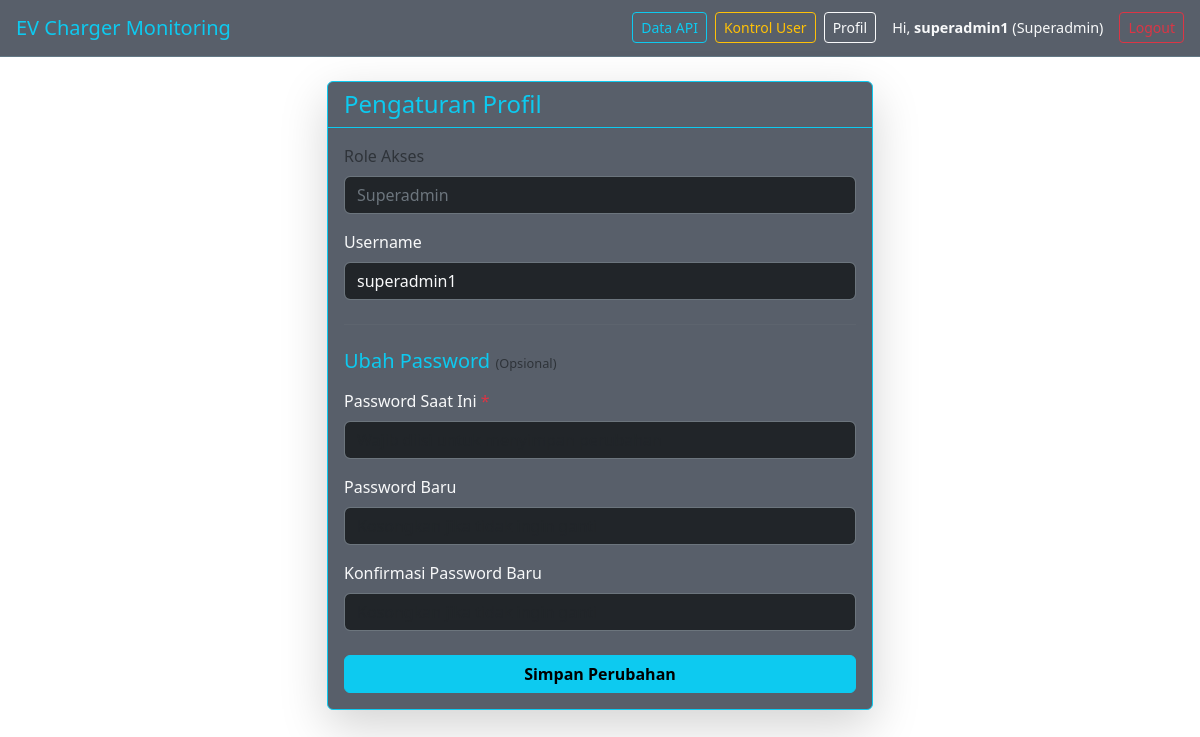
Screenshot of /profile/ (signed in) with the database file from the repository.
### tables this page shows
CREATE TABLE users (
            id INTEGER PRIMARY KEY AUTOINCREMENT,
            username TEXT UNIQUE NOT NULL,
            password_hash TEXT NOT NULL,
            role TEXT NOT NULL DEFAULT 'user'
        , is_approved INTEGER DEFAULT 0, is_active INTEGER DEFAULT 1, last_login_at TEXT);

### routes/profile.py (the view, shortened to what this page needs)
@profile_bp.route("/", methods=["GET", "POST"])
@login_required
def index():
    conn = db_conn()
    cur = conn.cursor()
    user_id = session.get("user_id")
    cur.execute("SELECT username, role, last_login_at FROM users WHERE id = ?", (user_id,))
    user = cur.fetchone()
    conn.close()
    return render_template("users/profile.html", user=user)

### routes/auth.py (called while the page is built)
def db_conn():
    conn = sqlite3.connect(DB_PATH)
    conn.row_factory = sqlite3.Row
    return conn

def login_required(f):
    @wraps(f)
    def decorated_function(*args, **kwargs):
        if "user_id" not in session:
            flash("Silakan login terlebih dahulu.", "error")
            return redirect(url_for("auth.login"))
        return f(*args, **kwargs)
    return decorated_function

### templates/users/profile.html (shortened to what this page needs)
{% extends "base.html" %}
{% block content %}
<div class="row mt-4 justify-content-center">
    <div class="col-md-6">
        <div class="card shadow-lg border-info" style="background: rgba(10, 20, 36, 0.68); backdrop-filter: blur(10px);">
            <div class="card-header border-info bg-transparent">
                <h4 class="mb-0 text-info">Pengaturan Profil</h4>
            </div>
            <div class="card-body text-light">
                <form method="POST" action="{{ url_for('profile.index') }}">
                    <div class="mb-3">
                        <label class="form-label text-muted">Role Akses</label>
                        <input type="text" class="form-control bg-dark text-secondary border-secondary" value="{{ user.role|title }}" disabled>
                    </div>
                    <div class="mb-3">
                        <label for="username" class="form-label">Username</label>
                        <input type="text" class="form-control bg-dark text-light border-secondary" id="username" name="username" value="{{ user.username }}" required>
                    </div>
                    <hr class="border-secondary my-4">
                    <h5 class="text-info mb-3">Ubah Password <small class="text-muted" style="font-size: 0.8rem;">(Opsional)</small></h5>
                    <div class="mb-3">
                        <label for="current_password" class="form-label">Password Saat Ini <span class="text-danger">*</span></label>
                        <input type="password" class="form-control bg-dark text-light border-secondary" id="current_password" name="current_password" required placeholder="Wajib diisi untuk menyimpan perubahan">
                    </div>
                    <div class="mb-3">
                        <label for="new_password" class="form-label">Password Baru</label>
                        <input type="password" class="form-control bg-dark text-light border-secondary" id="new_password" name="new_password" placeholder="Kosongkan jika tidak ingin ganti">
                    </div>
                    <div class="mb-4">
                        <label for="confirm_password" class="form-label">Konfirmasi Password Baru</label>
                        <input type="password" class="form-control bg-dark text-light border-secondary" id="confirm_password" name="confirm_password" placeholder="Kosongkan jika tidak ingin ganti">
                    </div>
                    <div class="d-grid">
                        <button type="submit" class="btn btn-info fw-bold">Simpan Perubahan</button>
                    </div>
                </form>
            </div>
        </div>
    </div>
</div>
{% endblock %}

### templates/base.html (shortened to what this page needs)
<!DOCTYPE html>
<html lang="id">
<head>
    <link href="https://cdn.jsdelivr.net/npm/bootstrap@5.3.3/dist/css/bootstrap.min.css" rel="stylesheet">
</head>
<body>
<nav class="navbar navbar-expand-lg navbar-dark px-3" style="background: rgba(10, 20, 36, 0.68); border-bottom: 1px solid rgba(148, 233, 255, 0.18);">
    <a class="navbar-brand text-info" href="{{ url_for('index') }}">EV Charger Monitoring</a>
    <div class="ms-auto d-flex align-items-center gap-2">
        <a class="btn btn-outline-info btn-sm" href="{{ url_for('api_data.data_api_page') }}">Data API</a>
        {% if session.get('user_id') %}
            {% if session.get('role') in ['admin', 'superadmin'] %}
            <a class="btn btn-outline-warning btn-sm" href="{{ url_for('users.control') }}">Kontrol User</a>
            {% endif %}
            <a class="btn btn-outline-light btn-sm" href="{{ url_for('profile.index') }}">Profil</a>
            <span class="navbar-text me-2 ms-2 text-light" style="font-size: 0.9em;">
                Hi, <strong>{{ session.get('username') }}</strong> ({{ session.get('role')|title }})
            </span>
            <a class="btn btn-outline-danger btn-sm" href="{{ url_for('auth.logout') }}">Logout</a>
        {% else %}
            <a class="btn btn-info btn-sm" href="{{ url_for('auth.login') }}">Login</a>
            <a class="btn btn-outline-info btn-sm" href="{{ url_for('auth.register') }}">Register</a>
        {% endif %}
    </div>
</nav>
<div class="container mt-4">
    {% block content %}{% endblock %}
</div>
</body>
</html>

### rows the page displays
users: get "superadmin1", get "Superadmin", role "Superadmin", username "superadmin1"
